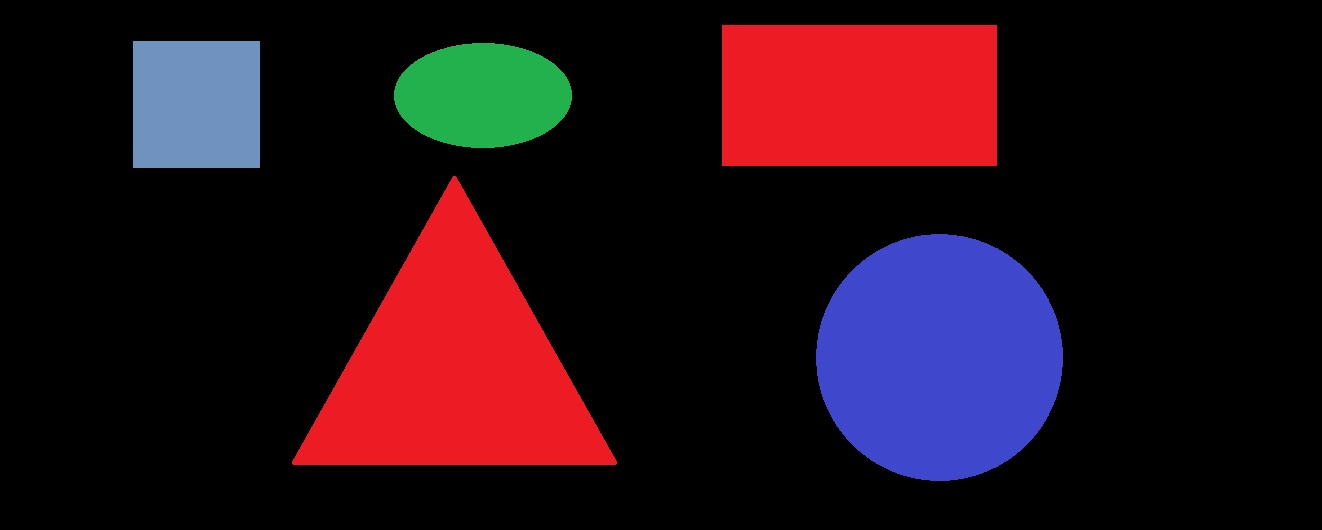
#> input picture Task 6.3/shapes.jpg, 1322 x 530 px
$ python main.py
#> lines starting #> are read from the running program, lines starting #| are printed output that depends on the picture; after the words box and inside, x2 and y2 are one past the last pixel; in counts of white or black regions, pixels touching at a corner belong together
import cv2
import numpy as np
import imutils


class ShapeDetector:
    def __init__(self):
        pass

    def detect(self, c):
        shape = "unidentified"
        peri = cv2.arcLength(c, True)
        approx = cv2.approxPolyDP(c, 0.04 * peri, True)

        if len(approx) == 3:
            shape = "triangle"
        elif len(approx) == 4:
            (x, y, w, h) = cv2.boundingRect(approx)
            ar = w / float(h)
            shape = "square" if 0.95 <= ar <= 1.05 else "rectangle"
        elif 4 < len(approx) < 8:
            shape = "oval"
        else:
            shape = "circle"
        return shape


cv2.namedWindow('img')

img = cv2.imread('shapes.jpg')
#> img is the input picture: shape (530, 1322, 3); mean B, G, R 24.5, 15.4, 37
resized = imutils.resize(img, width=600)
ratio = img.shape[0] / float(resized.shape[0])
#> ratio = 2.21
gray = cv2.cvtColor(resized, cv2.COLOR_BGR2GRAY)
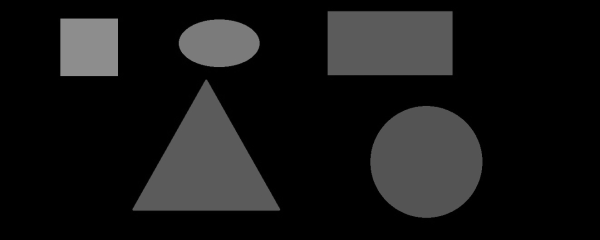
#> gray: shape (240, 600); min 0, max 142, mean 22.9

canny_output = cv2.Canny(gray, 60, 255)
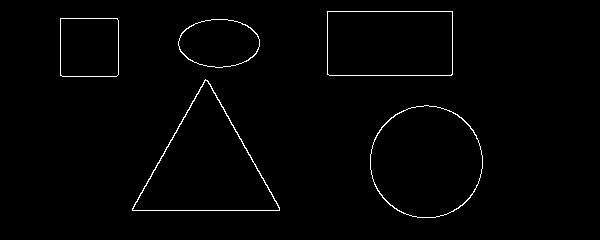
#> canny_output: shape (240, 600); 1.2% white in thin lines or dots, all inside (x1, y1, x2, y2) = (60, 11, 483, 218)
# find contours in the thresholded image and initialize the
# shape detector
cnts = cv2.findContours(canny_output.copy(), cv2.RETR_EXTERNAL, cv2.CHAIN_APPROX_SIMPLE)
#> cnts = 5 contours; box (x1, y1, x2, y2) and area: (132, 79, 280, 211) 9919, (370, 105, 483, 218) 9882, (327, 11, 453, 76) 7998, (60, 18, 119, 77) 3359, (178, 19, 260, 68) 3050

if len(cnts) == 2:
    cnts = cnts[0]

elif len(cnts) == 3:
    cnts = cnts[1]

sd = ShapeDetector()

for c in cnts:
    # compute the center of the contour, then detect the name of the
    # shape using only the contour
    M = cv2.moments(c)
    cX = int((M["m10"] / M["m00"]) * ratio)
    cY = int((M["m01"] / M["m00"]) * ratio)
    shape = sd.detect(c)
    # multiply the contour (x, y)-coordinates by the resize ratio,
    # then draw the contours and the name of the shape on the image
    c = c.astype("float")
    c *= ratio
    c = c.astype("int")
    cv2.drawContours(img, [c], -1, (0, 255, 0), 2)
    cv2.putText(img, shape, (cX, cY), cv2.FONT_HERSHEY_SIMPLEX,
                0.5, (255, 255, 255), 2)
#> this loop made 5 passes
#> (cX, cY, shape, peri in detect) on passes 1, 3: (940, 356, 'circle', 371.8), (482, 94, 'oval', 217.6)
#> (cX, cY, shape, peri in detect, approx in detect, x in detect, y in detect, w in detect) on passes 4 to 5: (196, 103, 'square', 229.7, [[60, 18], [60, 75], [116, 76], [117, 18]], 60, 18, 58), (860, 94, 'rectangle', 376.8, [[327, 11], [327, 74], [452, 74], [452, 11]], 327, 11, 126)
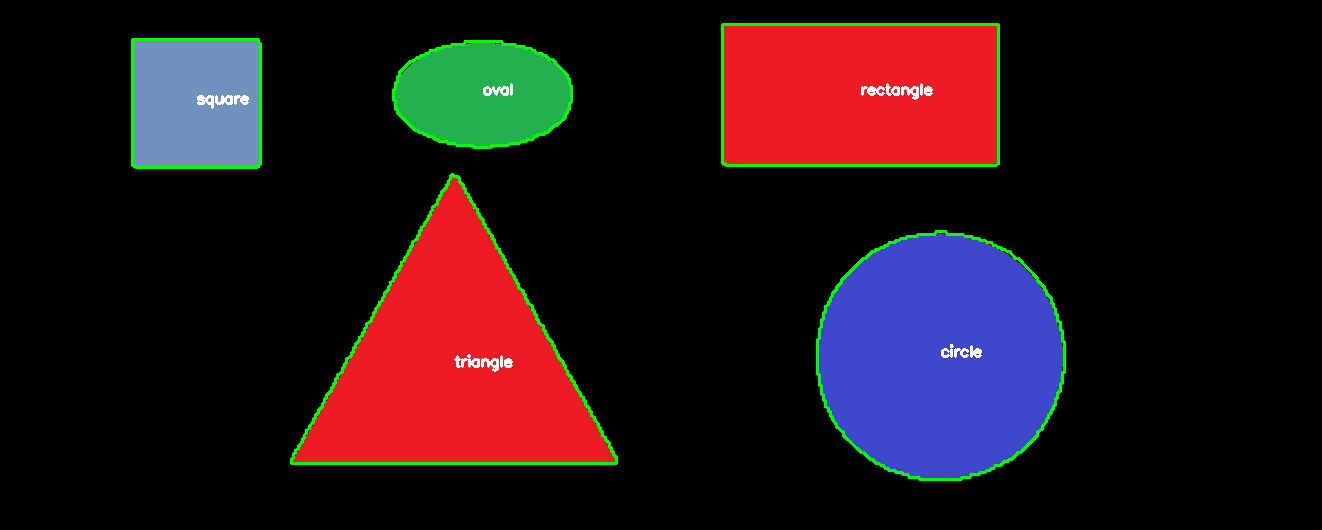
#> img: shape (530, 1322, 3); 1.89% of pixels changed, all inside (x1, y1, x2, y2) = (131, 23, 1066, 481)
    # show the output image
cv2.imshow("Image", img)

while True:
    k = cv2.waitKey(0)
#> (key Esc is pressed here)
    if k % 256 == 32:
        cv2.imwrite('img.jpg', img)
    if k % 256 == 27:
        pass
cv2.destroyAllWindows()
